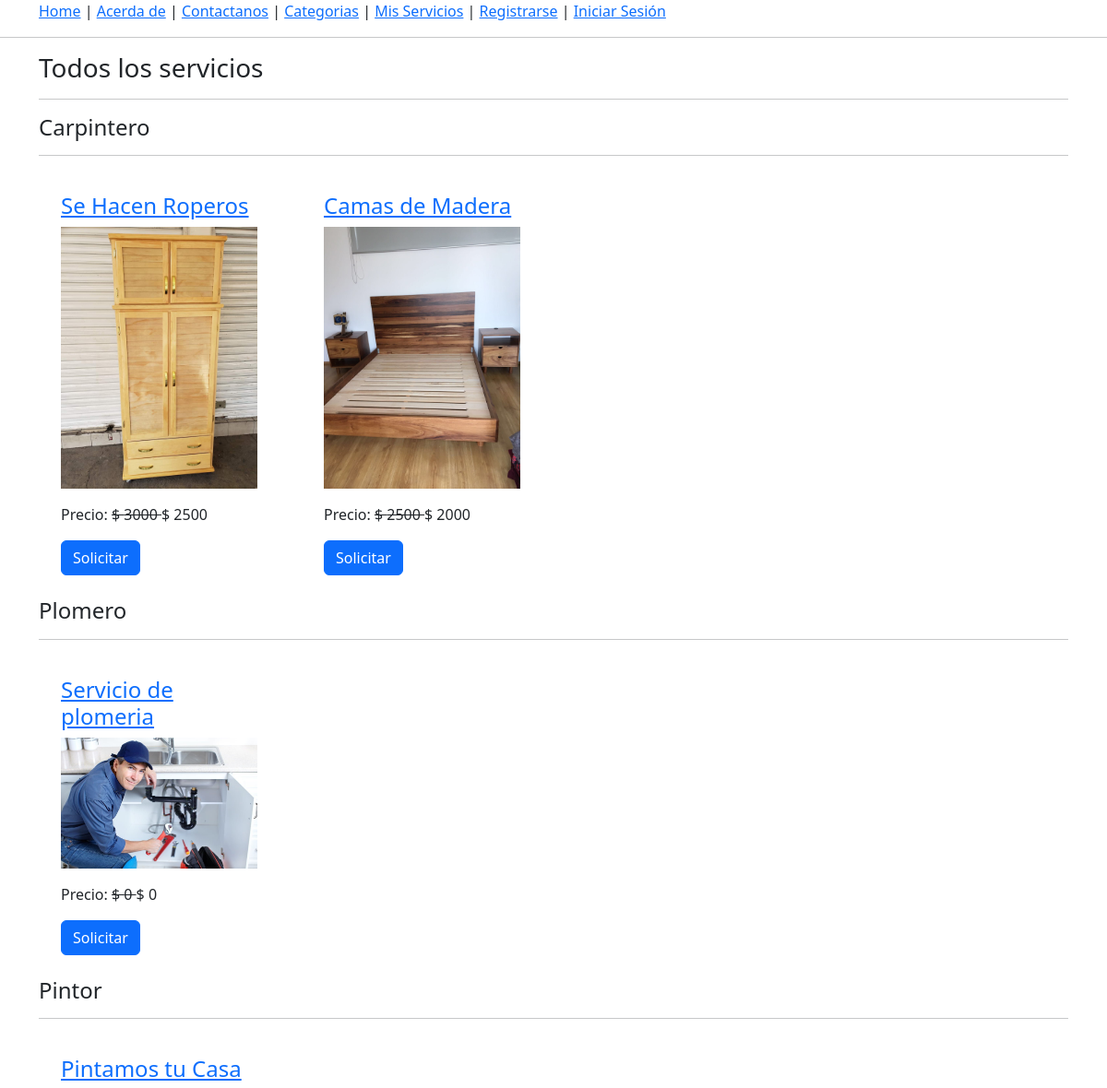
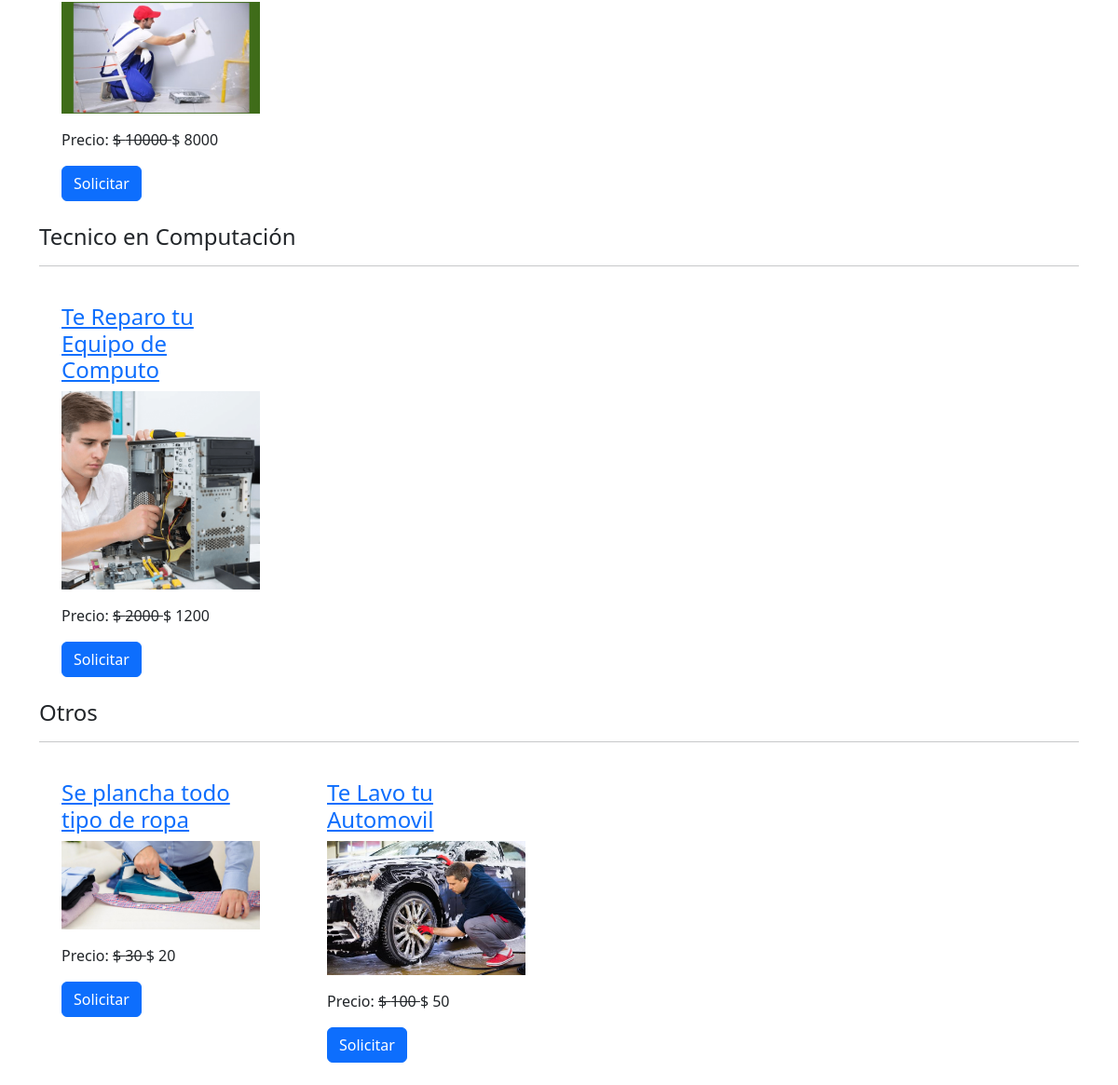
The app's page /todos-servicios/ with its own data (2 pictures, top to bottom).
### woof/models.py (models this page shows, shortened)
class Categoria(models.Model):
    titulo = models.CharField(max_length=200)
    slug = models.SlugField(unique=True)

class Servicio(models.Model):
    titulo = models.CharField(max_length=30)
    slug = models.SlugField(unique=True)
    categoria = models.ForeignKey(Categoria, on_delete=models.CASCADE)
    imagen = models.ImageField(upload_to="servicios")
    precio_mercado = models.PositiveIntegerField()
    precio_venta = models.PositiveIntegerField()
    descripcion = models.TextField()
    garantia = models.CharField(max_length=300, null = True, blank = True)
    devolucion = models.CharField(max_length=300, null = True, blank = True)
    conteo_vistas = models.PositiveIntegerField(default = 0)

### woof/views.py (the view)
# urls.py: path("todos-servicios/", TodoServicios.as_view(), name="todoservicios"),
class TodoServicios(TemplateView):
    template_name = "todoservicios.html"
    def get_context_data(self, **kwargs):
        context = super().get_context_data(**kwargs)
        context['todoservicios'] = Categoria.objects.all()
        return context

### templates/todoservicios.html (shortened to what this page needs)
{% extends 'base.html' %}
{% block content %}
<div class="container">
    <h3> Todos los servicios </h3><hr>
    {% for cat in todoservicios %}
    <h4>{{cat.titulo}}</h4><hr>
    <div class="row">
        {% for p in cat.servicio_set.all %}
        <div class="col-md-3">
            <div class="m-4">
                <h4><a href="{% url 'woof:detalle' p.slug %}"> {{p.titulo}} </a></h4>
                <img src="{{p.imagen.url}}" alt="" class="img-fluid" style="height: 2500; object-fit: cover;">
                <p class="mt-3">Precio: <strike>$ {{p.precio_mercado}} </strike> $ {{p.precio_venta}}</p>
                <a href="{% url 'woof:solicitudes' p.id %}" class="btn btn-primary">Solicitar</a>
            </div>
        </div>
        {% endfor %}
    </div>
    {% endfor %}
</div>
{% endblock %}

### records on screen
Categoria: titulo "Carpintero"
Servicio: titulo "Se Hacen Roperos", imagen (picture), precio_mercado "3000", precio_venta "2500"
Servicio: titulo "Camas de Madera", imagen (picture), precio_mercado "2500", precio_venta "2000"
Categoria: titulo "Plomero"
Servicio: titulo "Servicio de plomeria", imagen (picture), precio_mercado "0", precio_venta "0"
Categoria: titulo "Pintor"
Servicio: titulo "Pintamos tu Casa", imagen (picture), precio_mercado "10000", precio_venta "8000"
Categoria: titulo "Tecnico en Computación"
Servicio: titulo "Te Reparo tu Equipo de Computo", imagen (picture), precio_mercado "2000", precio_venta "1200"
Categoria: titulo "Otros"
Servicio: titulo "Se plancha todo tipo de ropa", imagen (picture), precio_mercado "30", precio_venta "20"
Servicio: titulo "Te Lavo tu Automovil", imagen (picture), precio_mercado "100", precio_venta "50"
